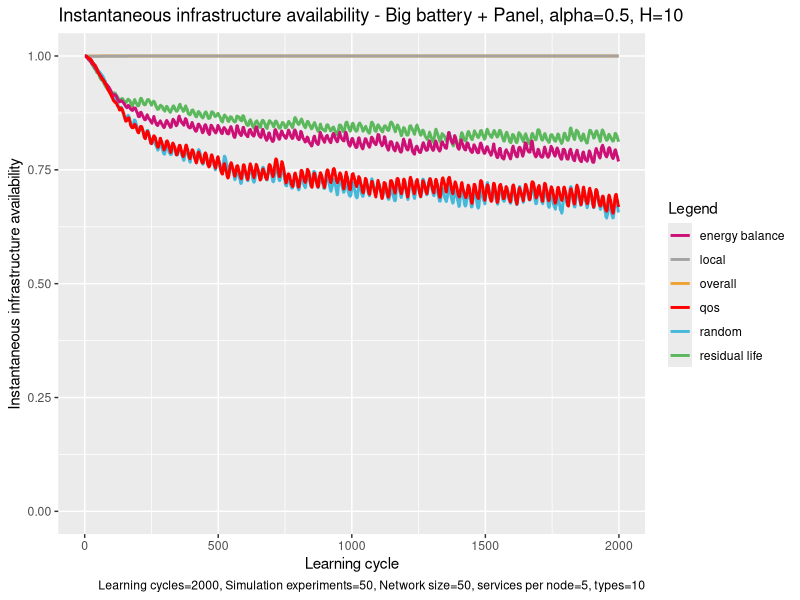

Source code (R):
# execute all lines: ctrl + shift + enter

library(ggplot2)

# set working directory here
setwd(dirname(rstudioapi::getSourceEditorContext()$path))

overall <- read.table("exp_assembly_overall_energy_template.txt", 
                      header = F,
                      sep = " ",
                      col.names= c("overallx", "overally")
)

random <- read.table("exp_assembly_random.txt", 
                     header = F,
                     sep = " ",
                     col.names= c("randomx", "randomy")
)

res <- read.table("exp_assembly_residual_life_template.txt", 
                  header = F,
                  sep = " ",
                  col.names= c("resx","resy")
)

local <- read.table("exp_assembly_local_energy_template.txt", 
                    header = F,
                    sep = " ",
                    col.names= c("locx","locy")
)

learning <- read.table("exp_assembly_fair_energyBP.txt", 
                          header = F,
                          sep = " ",
                          col.names= c("enx","eny")
)

qos <- read.table("exp_assembly_QoS.txt", 
                       header = F,
                       sep = " ",
                       col.names= c("qosx","qosy")
)


overall_x <- overall$overallx
overall_y <- overall$overally

random_y <- random$randomy
res_y <- res$resy
local_y <- local$locy
energyAware_y <- learning$eny
qos_y <- qos$qosy

head(overall)

colors <- c("overall" = "#EEA236", "residual life" = "#5CB85C", "random" = "#46B8DA", "local"="gray64", "energy balance"="deeppink3", "qos"="#FF0000")

ggplot(data=local, aes(x=overall_x, col = group)) + 
  
  geom_line(aes(y = overall_y, color = "overall"), size = 1) +
  geom_line(aes(y = res_y, color = "residual life"), size = 1) +
  geom_line(aes(y = random_y, color = "random"), size = 1) +
  geom_line(aes(y = local_y, color = "local"), size = 1) +
  geom_line(aes(y = energyAware_y, color = "energy balance"), size = 1) +
  geom_line(aes(y = qos_y, color = "qos"), size = 1) +
  ylim(0, 1.0) +
  
  labs(x = "Learning cycle",
       y = "Instantaneous infrastructure availability",
       color = "Legend",
       title = "Instantaneous infrastructure availability - Big battery + Panel, alpha=0.5, H=10", 
       caption = "Learning cycles=2000, Simulation experiments=50, Network size=50, services per node=5, types=10") +
  
  scale_color_manual(values = colors)
